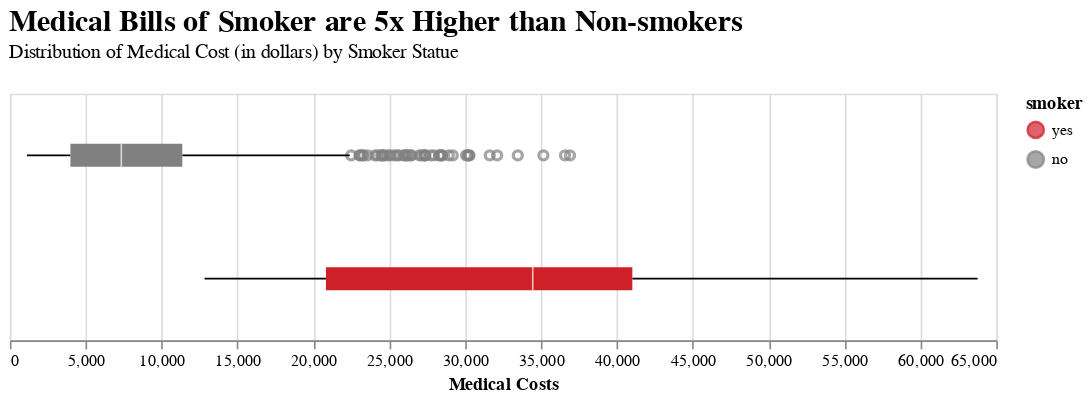

The notebook cell this image was saved under:
### Code cell
# Set color scale
color_scale = alt.Scale(
        domain=['yes', 'no'], 
        range=['#CE2029', 'grey'])

# Membuat boxplot
chart.mark_boxplot().encode(
    x=alt.X("charges", title='Medical Costs'),
    y=alt.Y('smoker').axis(None),
    color=alt.Color('smoker', scale=color_scale),
).properties(
    title=alt.Title(
        "Medical Bills of Smoker are 5x Higher than Non-smokers",
        subtitle='Distribution of Medical Cost (in dollars) by Smoker Statue',
        anchor='start',
        font='Calibri',
        fontSize=18,
        offset=20,
    ),
    width=600, height=150
)

### Figure 1 — Vega-Lite specification as saved in the notebook (floating-point values rounded to 4 significant figures; data arrays with more than 128 entries replaced by an {"elided": "..."} marker saying what was removed)
{"config": {"view": {"continuousWidth": 300, "continuousHeight": 300}}, "data": {"name": "data-65b21869c4c6f9ccd68793924b0ce06a"}, "mark": {"type": "boxplot"}, "encoding": {"color": {"field": "smoker", "scale": {"domain": ["yes", "no"], "range": ["#CE2029", "grey"]}, "type": "nominal"}, "x": {"field": "charges", "title": "Medical Costs", "type": "quantitative"}, "y": {"axis": null, "field": "smoker", "type": "nominal"}}, "height": 150, "title": {"text": "Medical Bills of Smoker are 5x Higher than Non-smokers", "anchor": "start", "font": "Calibri", "fontSize": 18, "offset": 20, "subtitle": "Distribution of Medical Cost (in dollars) by Smoker Statue"}, "width": 600, "$schema": "https://vega.github.io/schema/vega-lite/v5.8.0.json", "datasets": {"data-65b21869c4c6f9ccd68793924b0ce06a": {"elided": "1337 records"}}}
